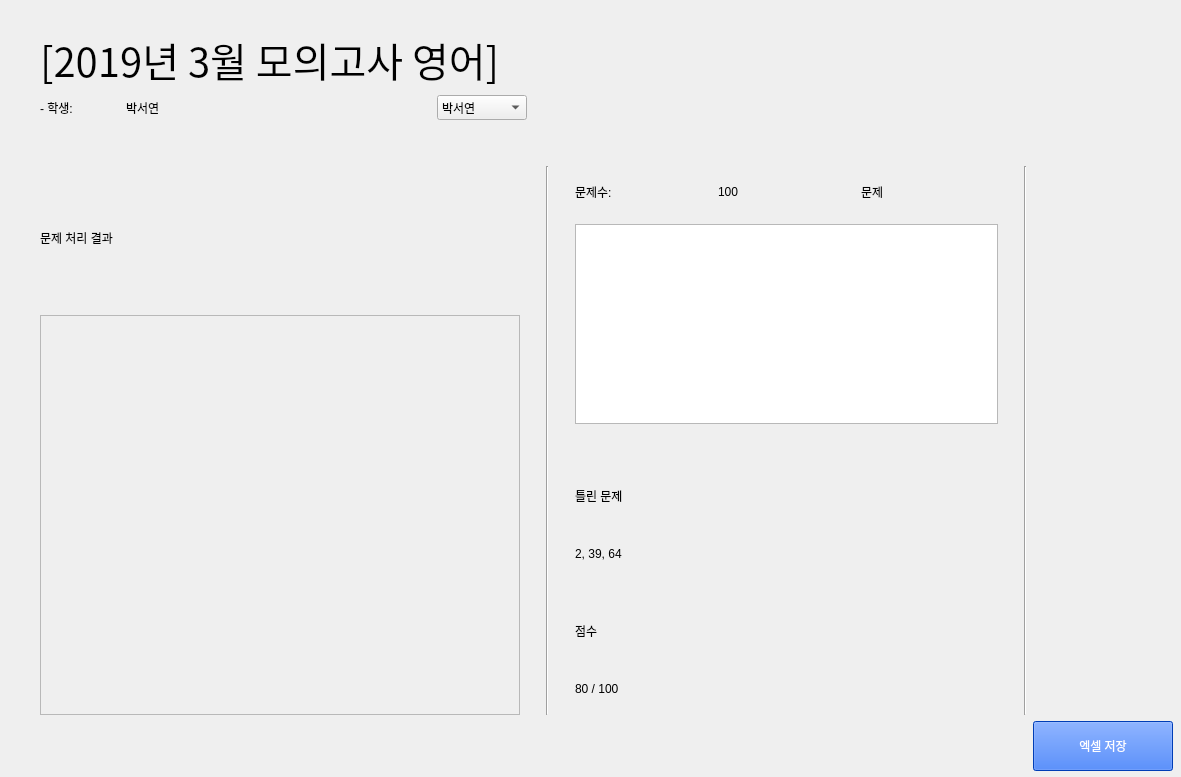
<?xml version="1.0" encoding="UTF-8"?>
<ui version="4.0">
 <class>Form</class>
 <widget class="QWidget" name="Form">
  <property name="geometry">
   <rect>
    <x>0</x>
    <y>0</y>
    <width>1181</width>
    <height>777</height>
   </rect>
  </property>
  <property name="windowTitle">
   <string>Form</string>
  </property>
  <widget class="QWidget" name="">
   <property name="geometry">
    <rect>
     <x>40</x>
     <y>30</y>
     <width>1133</width>
     <height>741</height>
    </rect>
   </property>
   <layout class="QGridLayout" name="gridLayout_4">
    <item row="3" column="1">
     <widget class="QPushButton" name="ResultPushButton">
      <property name="sizePolicy">
       <sizepolicy hsizetype="Fixed" vsizetype="Fixed">
        <horstretch>0</horstretch>
        <verstretch>0</verstretch>
       </sizepolicy>
      </property>
      <property name="minimumSize">
       <size>
        <width>140</width>
        <height>50</height>
       </size>
      </property>
      <property name="styleSheet">
       <string notr="true">font: 81 24pt &quot;나눔스퀘어 ExtraBold&quot;;
color: rgb(255, 255, 255);
background-color: rgb(0, 85, 255);</string>
      </property>
      <property name="text">
       <string>엑셀 저장</string>
      </property>
     </widget>
    </item>
    <item row="0" column="0">
     <layout class="QGridLayout" name="gridLayout">
      <item row="1" column="2">
       <spacer name="horizontalSpacer">
        <property name="orientation">
         <enum>Qt::Horizontal</enum>
        </property>
        <property name="sizeType">
         <enum>QSizePolicy::Fixed</enum>
        </property>
        <property name="sizeHint" stdset="0">
         <size>
          <width>220</width>
          <height>20</height>
         </size>
        </property>
       </spacer>
      </item>
      <item row="1" column="3">
       <widget class="QComboBox" name="comboBox">
        <property name="sizePolicy">
         <sizepolicy hsizetype="Fixed" vsizetype="Fixed">
          <horstretch>0</horstretch>
          <verstretch>0</verstretch>
         </sizepolicy>
        </property>
        <property name="minimumSize">
         <size>
          <width>90</width>
          <height>25</height>
         </size>
        </property>
        <property name="styleSheet">
         <string notr="true">font: 75 12pt &quot;나눔스퀘어 Bold&quot;;</string>
        </property>
        <item>
         <property name="text">
          <string>박서연</string>
         </property>
        </item>
        <item>
         <property name="text">
          <string>손재호</string>
         </property>
        </item>
        <item>
         <property name="text">
          <string>하은영</string>
         </property>
        </item>
        <item>
         <property name="text">
          <string>박소영</string>
         </property>
        </item>
       </widget>
      </item>
      <item row="1" column="0">
       <widget class="QLabel" name="studentLabel">
        <property name="styleSheet">
         <string notr="true">font: 75 15pt &quot;나눔스퀘어 Bold&quot;;</string>
        </property>
        <property name="text">
         <string>- 학생:</string>
        </property>
       </widget>
      </item>
      <item row="1" column="1">
       <widget class="QLabel" name="StudentNameLabel">
        <property name="styleSheet">
         <string notr="true">font: 75 15pt &quot;나눔스퀘어 Bold&quot;;</string>
        </property>
        <property name="text">
         <string>박서연</string>
        </property>
       </widget>
      </item>
      <item row="0" column="0" colspan="4">
       <widget class="QLabel" name="testNameLabel">
        <property name="sizePolicy">
         <sizepolicy hsizetype="Maximum" vsizetype="Maximum">
          <horstretch>0</horstretch>
          <verstretch>0</verstretch>
         </sizepolicy>
        </property>
        <property name="font">
         <font>
          <family>나눔스퀘어 ExtraBold</family>
          <pointsize>30</pointsize>
          <weight>10</weight>
          <italic>false</italic>
          <bold>false</bold>
         </font>
        </property>
        <property name="styleSheet">
         <string notr="true">font: 81 30pt &quot;나눔스퀘어 ExtraBold&quot;;</string>
        </property>
        <property name="frameShape">
         <enum>QFrame::NoFrame</enum>
        </property>
        <property name="text">
         <string>[2019년 3월 모의고사 영어]</string>
        </property>
       </widget>
      </item>
      <item row="1" column="4">
       <spacer name="horizontalSpacer_5">
        <property name="orientation">
         <enum>Qt::Horizontal</enum>
        </property>
        <property name="sizeType">
         <enum>QSizePolicy::Fixed</enum>
        </property>
        <property name="sizeHint" stdset="0">
         <size>
          <width>500</width>
          <height>20</height>
         </size>
        </property>
       </spacer>
      </item>
     </layout>
    </item>
    <item row="2" column="0">
     <layout class="QGridLayout" name="gridLayout_3">
      <item row="0" column="0">
       <layout class="QVBoxLayout" name="verticalLayout">
        <item>
         <widget class="QLabel" name="scoreNameLabel_2">
          <property name="styleSheet">
           <string notr="true">font: 81 15pt &quot;나눔스퀘어 ExtraBold&quot;;</string>
          </property>
          <property name="text">
           <string>문제 처리 결과</string>
          </property>
         </widget>
        </item>
        <item>
         <widget class="QScrollArea" name="resultScrollArea">
          <property name="sizePolicy">
           <sizepolicy hsizetype="Minimum" vsizetype="Minimum">
            <horstretch>0</horstretch>
            <verstretch>0</verstretch>
           </sizepolicy>
          </property>
          <property name="minimumSize">
           <size>
            <width>480</width>
            <height>400</height>
           </size>
          </property>
          <property name="widgetResizable">
           <bool>true</bool>
          </property>
          <widget class="QWidget" name="scrollAreaWidgetContents">
           <property name="geometry">
            <rect>
             <x>0</x>
             <y>0</y>
             <width>478</width>
             <height>398</height>
            </rect>
           </property>
          </widget>
         </widget>
        </item>
       </layout>
      </item>
      <item row="0" column="1">
       <spacer name="horizontalSpacer_2">
        <property name="orientation">
         <enum>Qt::Horizontal</enum>
        </property>
        <property name="sizeType">
         <enum>QSizePolicy::Fixed</enum>
        </property>
        <property name="sizeHint" stdset="0">
         <size>
          <width>20</width>
          <height>20</height>
         </size>
        </property>
       </spacer>
      </item>
      <item row="0" column="2">
       <widget class="Line" name="line">
        <property name="orientation">
         <enum>Qt::Vertical</enum>
        </property>
       </widget>
      </item>
      <item row="0" column="3">
       <spacer name="horizontalSpacer_3">
        <property name="orientation">
         <enum>Qt::Horizontal</enum>
        </property>
        <property name="sizeType">
         <enum>QSizePolicy::Fixed</enum>
        </property>
        <property name="sizeHint" stdset="0">
         <size>
          <width>20</width>
          <height>20</height>
         </size>
        </property>
       </spacer>
      </item>
      <item row="0" column="4">
       <layout class="QGridLayout" name="gridLayout_2">
        <item row="2" column="0">
         <spacer name="verticalSpacer">
          <property name="orientation">
           <enum>Qt::Vertical</enum>
          </property>
          <property name="sizeType">
           <enum>QSizePolicy::Fixed</enum>
          </property>
          <property name="sizeHint" stdset="0">
           <size>
            <width>20</width>
            <height>40</height>
           </size>
          </property>
         </spacer>
        </item>
        <item row="3" column="0" colspan="2">
         <widget class="QLabel" name="wrongProblemLabel">
          <property name="sizePolicy">
           <sizepolicy hsizetype="Minimum" vsizetype="Minimum">
            <horstretch>0</horstretch>
            <verstretch>0</verstretch>
           </sizepolicy>
          </property>
          <property name="minimumSize">
           <size>
            <width>110</width>
            <height>30</height>
           </size>
          </property>
          <property name="styleSheet">
           <string notr="true">font: 81 18pt &quot;나눔스퀘어 ExtraBold&quot;;</string>
          </property>
          <property name="text">
           <string>틀린 문제</string>
          </property>
         </widget>
        </item>
        <item row="6" column="0">
         <widget class="QLabel" name="scoreLabel">
          <property name="sizePolicy">
           <sizepolicy hsizetype="Minimum" vsizetype="Minimum">
            <horstretch>0</horstretch>
            <verstretch>0</verstretch>
           </sizepolicy>
          </property>
          <property name="minimumSize">
           <size>
            <width>80</width>
            <height>30</height>
           </size>
          </property>
          <property name="styleSheet">
           <string notr="true">font: 81 18pt &quot;나눔스퀘어 ExtraBold&quot;;</string>
          </property>
          <property name="text">
           <string>점수</string>
          </property>
         </widget>
        </item>
        <item row="7" column="0">
         <widget class="QLabel" name="myScoreLabel">
          <property name="styleSheet">
           <string notr="true">font: 81 15pt &quot;나눔스퀘어 Bold&quot;;</string>
          </property>
          <property name="text">
           <string>80 / 100</string>
          </property>
         </widget>
        </item>
        <item row="4" column="0">
         <widget class="QLabel" name="wrongProblemListLabel">
          <property name="styleSheet">
           <string notr="true">font: 81 15pt &quot;나눔스퀘어 Bold&quot;;</string>
          </property>
          <property name="text">
           <string>2, 39, 64</string>
          </property>
         </widget>
        </item>
        <item row="0" column="0">
         <widget class="QLabel" name="scoreNameLabel">
          <property name="sizePolicy">
           <sizepolicy hsizetype="Minimum" vsizetype="Minimum">
            <horstretch>0</horstretch>
            <verstretch>0</verstretch>
           </sizepolicy>
          </property>
          <property name="minimumSize">
           <size>
            <width>70</width>
            <height>30</height>
           </size>
          </property>
          <property name="styleSheet">
           <string notr="true">font: 81 15pt &quot;나눔스퀘어 ExtraBold&quot;;</string>
          </property>
          <property name="text">
           <string>문제수: </string>
          </property>
         </widget>
        </item>
        <item row="0" column="1">
         <widget class="QLabel" name="ProblemNumberLabel">
          <property name="minimumSize">
           <size>
            <width>100</width>
            <height>30</height>
           </size>
          </property>
          <property name="styleSheet">
           <string notr="true">font: 81 15pt &quot;나눔스퀘어 ExtraBold&quot;;</string>
          </property>
          <property name="text">
           <string>100</string>
          </property>
         </widget>
        </item>
        <item row="0" column="2">
         <widget class="QLabel" name="scoreNameLabel_4">
          <property name="sizePolicy">
           <sizepolicy hsizetype="Minimum" vsizetype="Minimum">
            <horstretch>0</horstretch>
            <verstretch>0</verstretch>
           </sizepolicy>
          </property>
          <property name="minimumSize">
           <size>
            <width>50</width>
            <height>30</height>
           </size>
          </property>
          <property name="styleSheet">
           <string notr="true">font: 81 15pt &quot;나눔스퀘어 ExtraBold&quot;;</string>
          </property>
          <property name="text">
           <string>문제</string>
          </property>
         </widget>
        </item>
        <item row="1" column="0" colspan="3">
         <widget class="QTableView" name="resultTableView">
          <property name="sizePolicy">
           <sizepolicy hsizetype="Minimum" vsizetype="Minimum">
            <horstretch>0</horstretch>
            <verstretch>0</verstretch>
           </sizepolicy>
          </property>
          <property name="minimumSize">
           <size>
            <width>200</width>
            <height>200</height>
           </size>
          </property>
         </widget>
        </item>
        <item row="5" column="0">
         <spacer name="verticalSpacer_2">
          <property name="orientation">
           <enum>Qt::Vertical</enum>
          </property>
          <property name="sizeType">
           <enum>QSizePolicy::Fixed</enum>
          </property>
          <property name="sizeHint" stdset="0">
           <size>
            <width>20</width>
            <height>20</height>
           </size>
          </property>
         </spacer>
        </item>
       </layout>
      </item>
      <item row="0" column="5">
       <spacer name="horizontalSpacer_4">
        <property name="orientation">
         <enum>Qt::Horizontal</enum>
        </property>
        <property name="sizeType">
         <enum>QSizePolicy::Fixed</enum>
        </property>
        <property name="sizeHint" stdset="0">
         <size>
          <width>20</width>
          <height>20</height>
         </size>
        </property>
       </spacer>
      </item>
      <item row="0" column="6">
       <widget class="Line" name="line_2">
        <property name="orientation">
         <enum>Qt::Vertical</enum>
        </property>
       </widget>
      </item>
     </layout>
    </item>
    <item row="1" column="0">
     <spacer name="verticalSpacer_3">
      <property name="orientation">
       <enum>Qt::Vertical</enum>
      </property>
      <property name="sizeType">
       <enum>QSizePolicy::Fixed</enum>
      </property>
      <property name="sizeHint" stdset="0">
       <size>
        <width>20</width>
        <height>40</height>
       </size>
      </property>
     </spacer>
    </item>
   </layout>
  </widget>
 </widget>
 <resources/>
 <connections/>
</ui>
